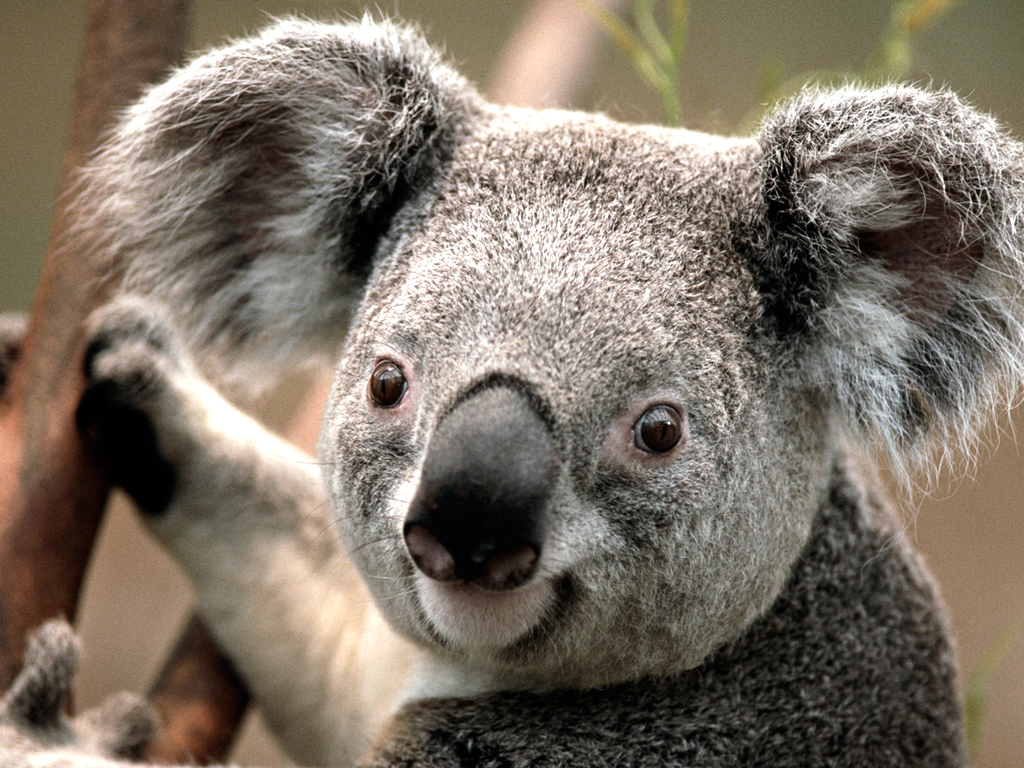
#> input picture Koala.jpg, 1024 x 768 px
$ python Punto3.py
#> lines starting #> are read from the running program, lines starting #| are printed output that depends on the picture
# BASILIO SALDARRIAGA
# ANDERSON HERRERA

"""

PROBLEMA 3: REALCE DE RANGO DE GRISES

a. Repita el problema anterior para una función que resalte los pixeles dentro del rango [A,B] y preserve el
resto de pixeles. En este caso la imagen de salida será una imagen en escala de grises (uint8), donde los
pixeles con valores entre A y B en la imagen original serán blancos, y todos los demás preservarán su
valor inicial.

b. Seleccione una imagen a color, transforme la imagen a escala de grises y aplique la segunda versión del
realce de rango de grises para los siguientes valores de A y B: [A, B] = {[20 240], [40 200], [80 180],
[100 150], [120 135]}.

"""


from PIL import Image #importe de libreria PIL
 #importe de libreria numpy
import matplotlib.pyplot as plt #importe de libreria matplotlib


def resaltar(imagen, rango):
    x, y = rango
    pixels = imagen.load()
    w, h = imagen.size
    for i in range(w):
        for j in range(h):
            pixels[i, j] = pixels[i, j] if  x <= pixels[i, j] <= y else 255 #operacion para asignar rango de lo que lleva el valor del pixel  hasta 255


image_rgb= Image.open('Koala.jpg').convert('L') # Convierte la imagen a escala de gris
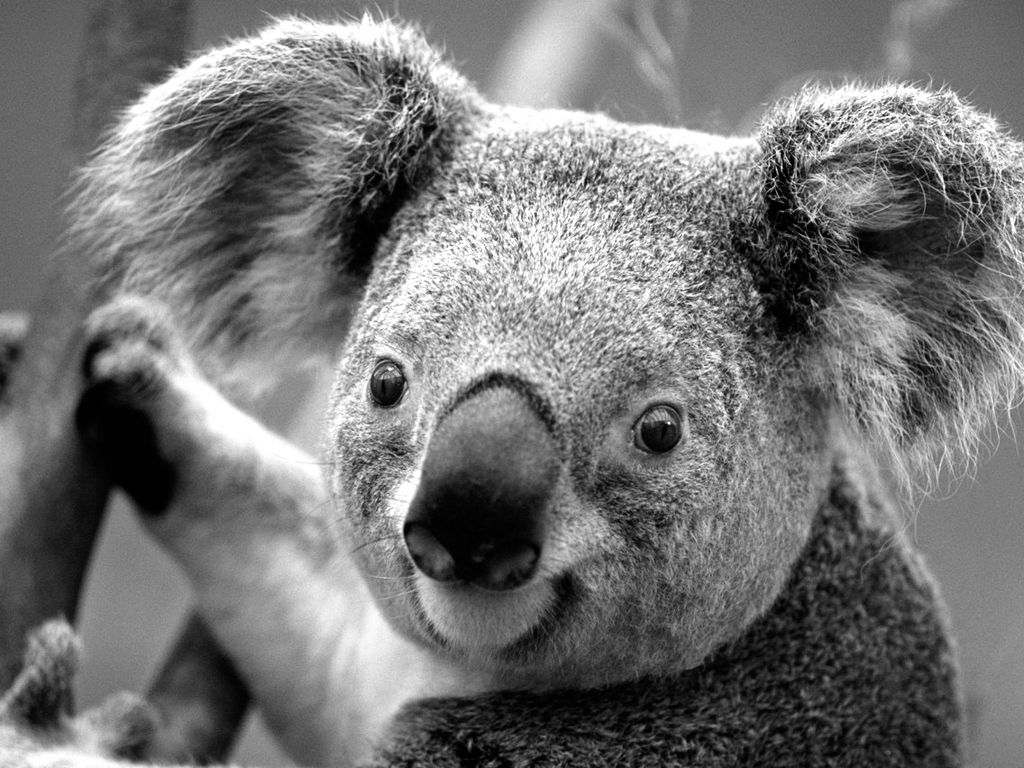
#> image_rgb: PIL image 1024x768 L; min 0, max 255, mean 116.5
image_gray = image_rgb.convert('L') #Operacion para escalar la iimagen nuevamente
resaltar(image_gray,[120, 135]) # [A, B] = {[20 240], [40 200], [80 180], [100 150], [120 135]}.
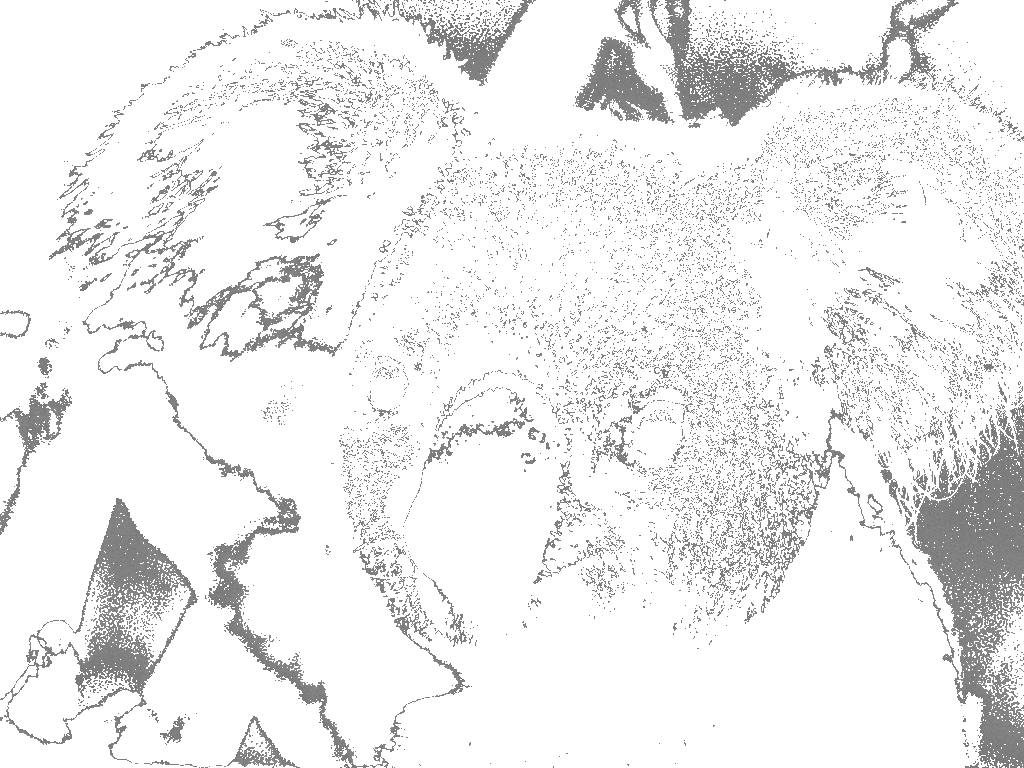
#> image_gray: PIL image 1024x768 L; min 120, max 255, mean 238
plt.imshow(image_rgb) #muestra la imagen_rgb
plt.show() #grafica


plt.imshow(image_gray) #grafica
image_gray.save("D:/Vision/Taller 1/Punto3/imagen4.jpg") # guardamos la imagen D:\Vision\Taller 1\Punto3
plt.gray() #grafica
plt.axis("off") #para que no muestre los ejes del plano cartesiano

$ run again, with BuildSaltPepper.jpg copied over Koala.jpg
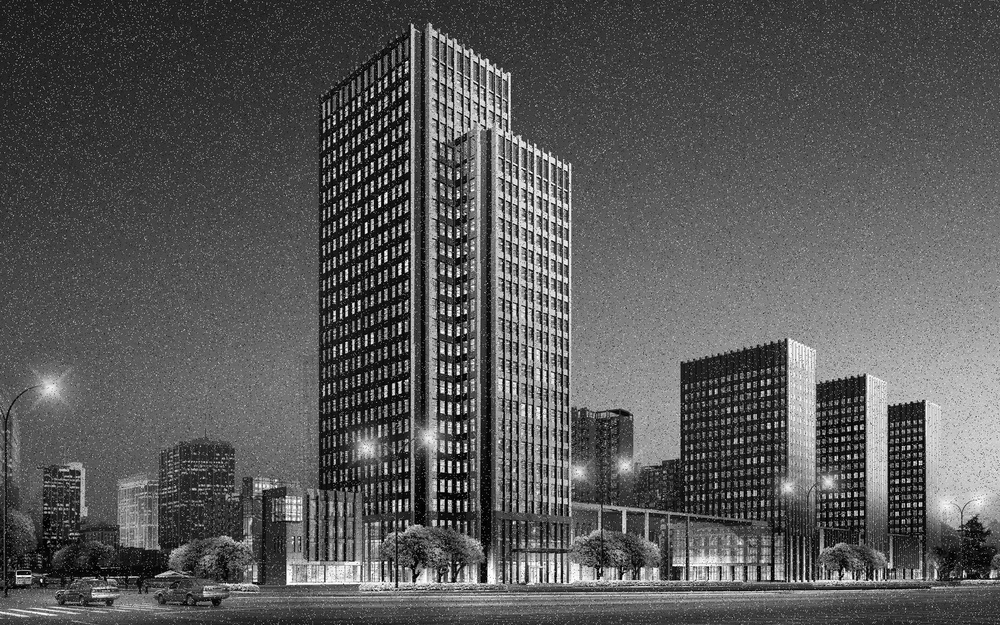
#> input picture BuildSaltPepper.jpg, 1000 x 625 px, shrunk from 1920 x 1200 before the run
#> image_rgb is the input picture: PIL image 1000x625 L; min 0, max 255, mean 88.3
#> `resaltar(image_gray,[120, 135])`:
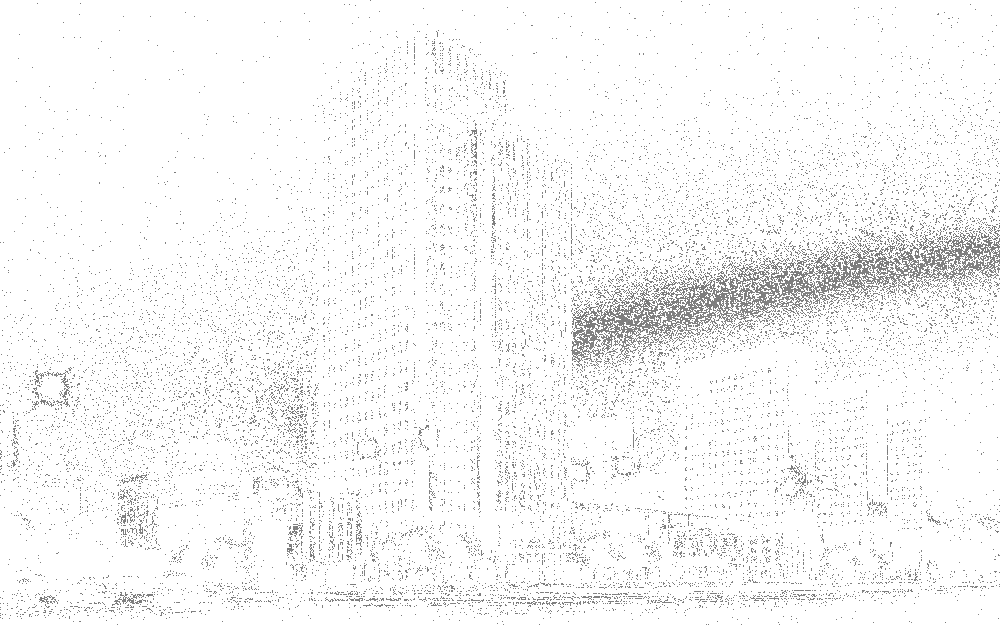
#> image_gray: PIL image 1000x625 L; min 120, max 255, mean 246.7

$ run again, with Penguins.jpg copied over Koala.jpg
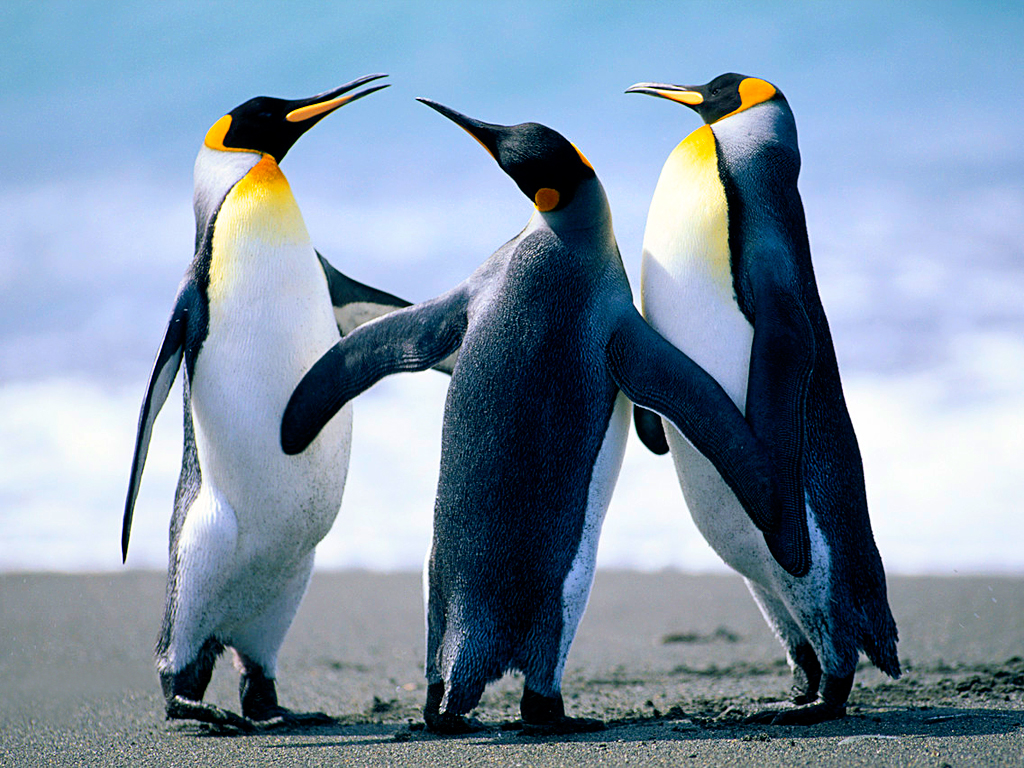
#> input picture Penguins.jpg, 1024 x 768 px
#> `image_rgb= Image.open('Koala.jpg').convert('L')`:
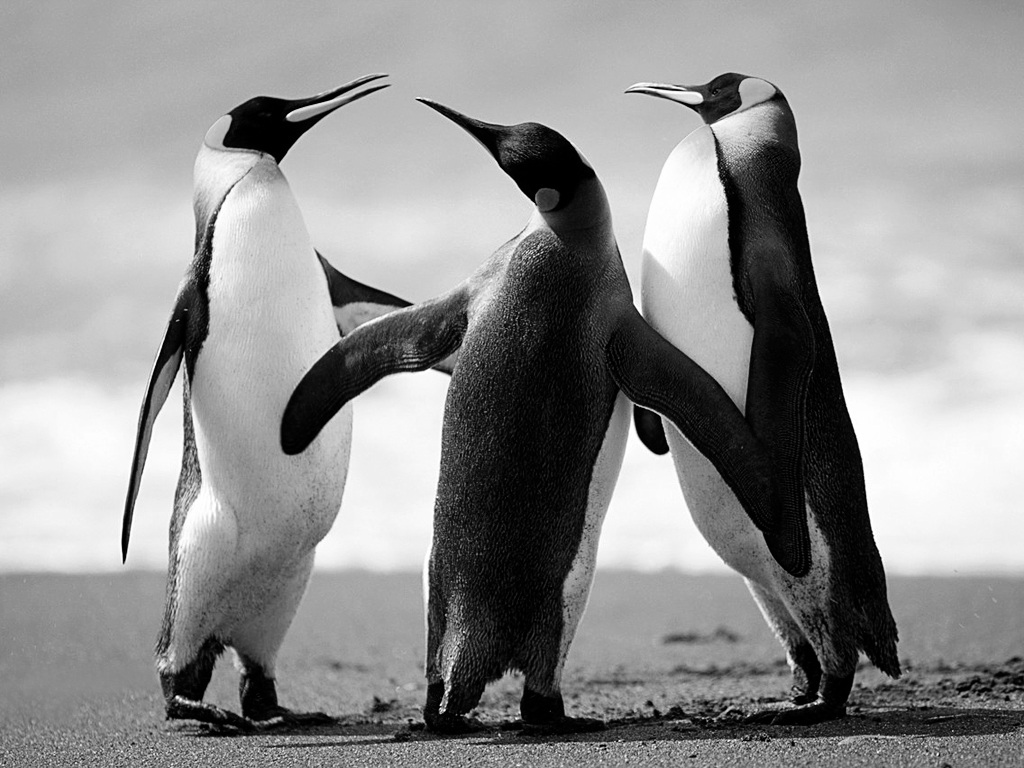
#> image_rgb: PIL image 1024x768 L; min 0, max 255, mean 144.3
#> `resaltar(image_gray,[120, 135])`:
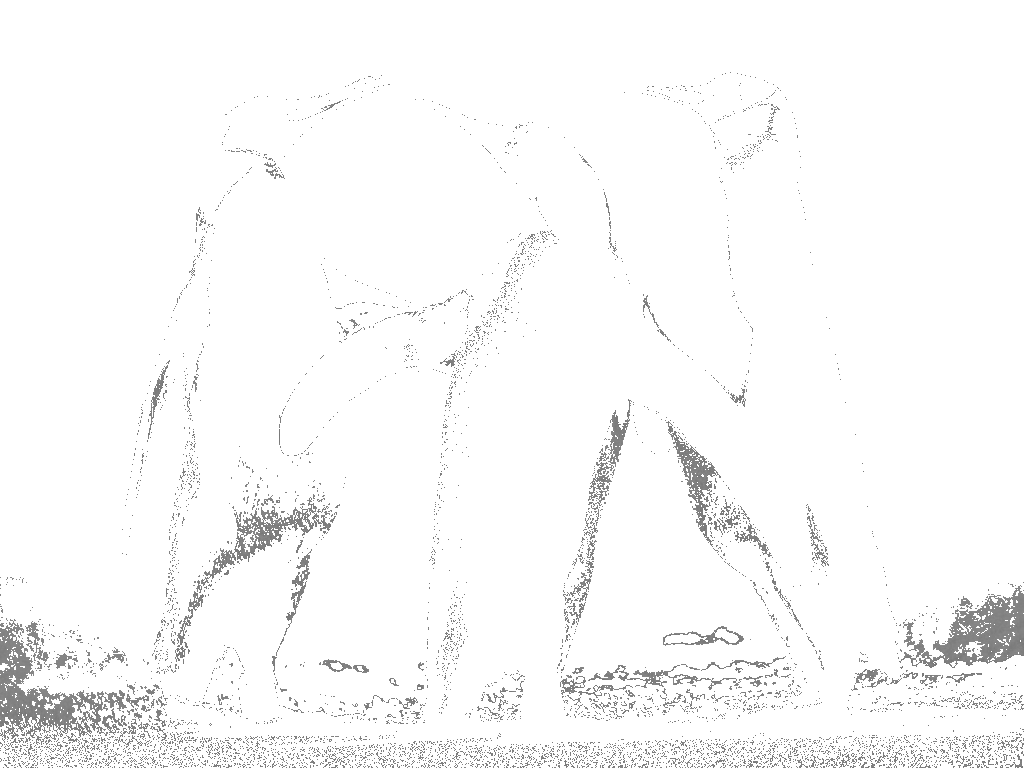
#> image_gray: PIL image 1024x768 L; min 120, max 255, mean 249.3

$ run again, with Tulips.jpg copied over Koala.jpg
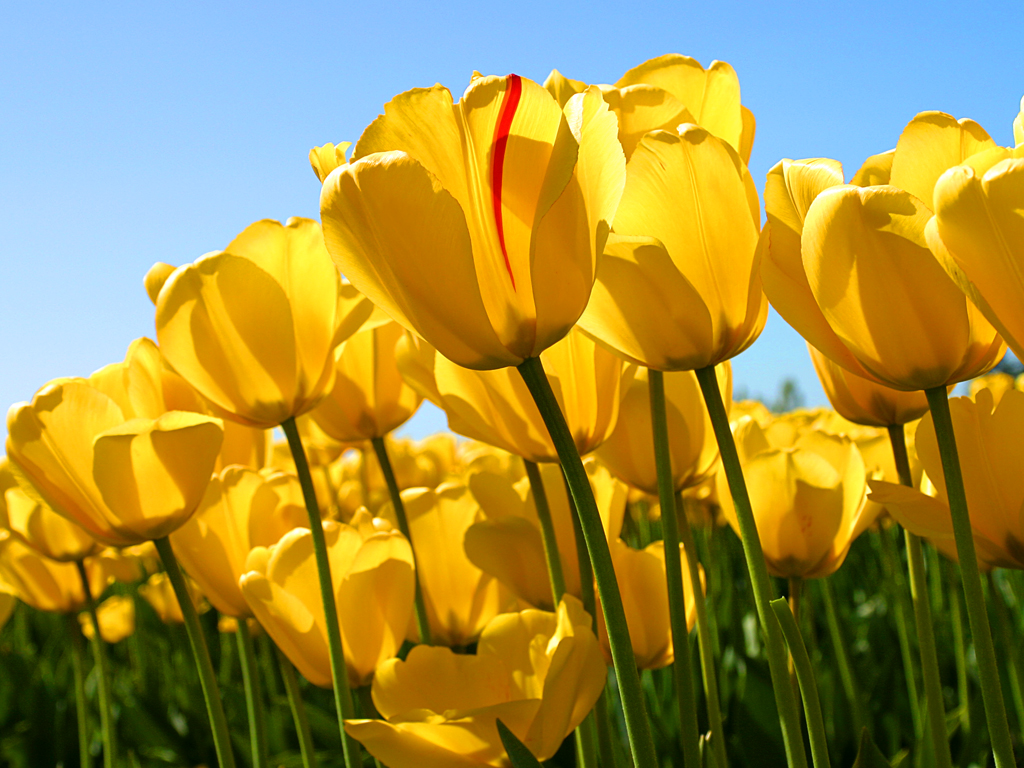
#> input picture Tulips.jpg, 1024 x 768 px
#> `image_rgb= Image.open('Koala.jpg').convert('L')`:
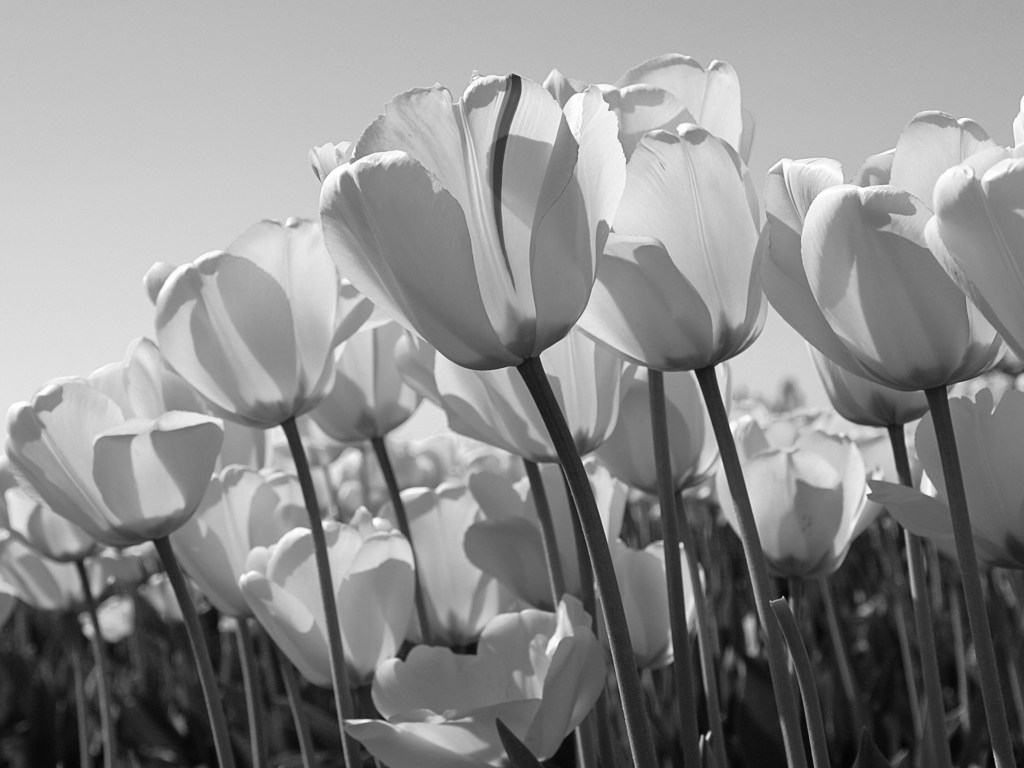
#> image_rgb: PIL image 1024x768 L; min 1, max 255, mean 139.9
#> `resaltar(image_gray,[120, 135])`:
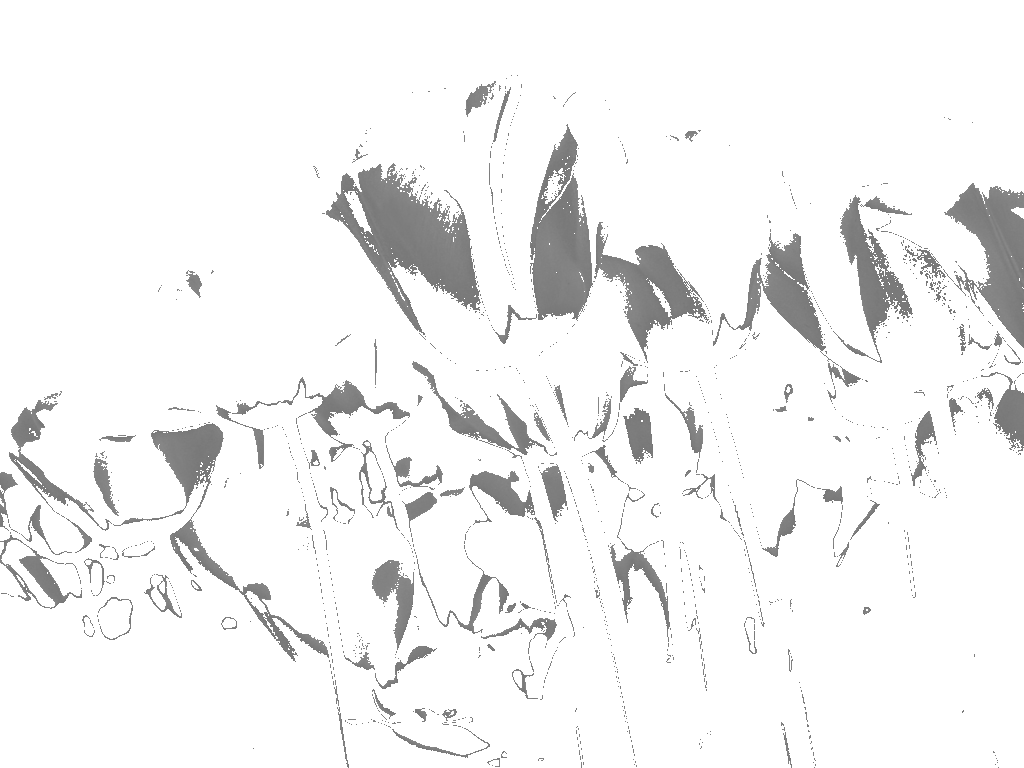
#> image_gray: PIL image 1024x768 L; min 120, max 255, mean 242.3
